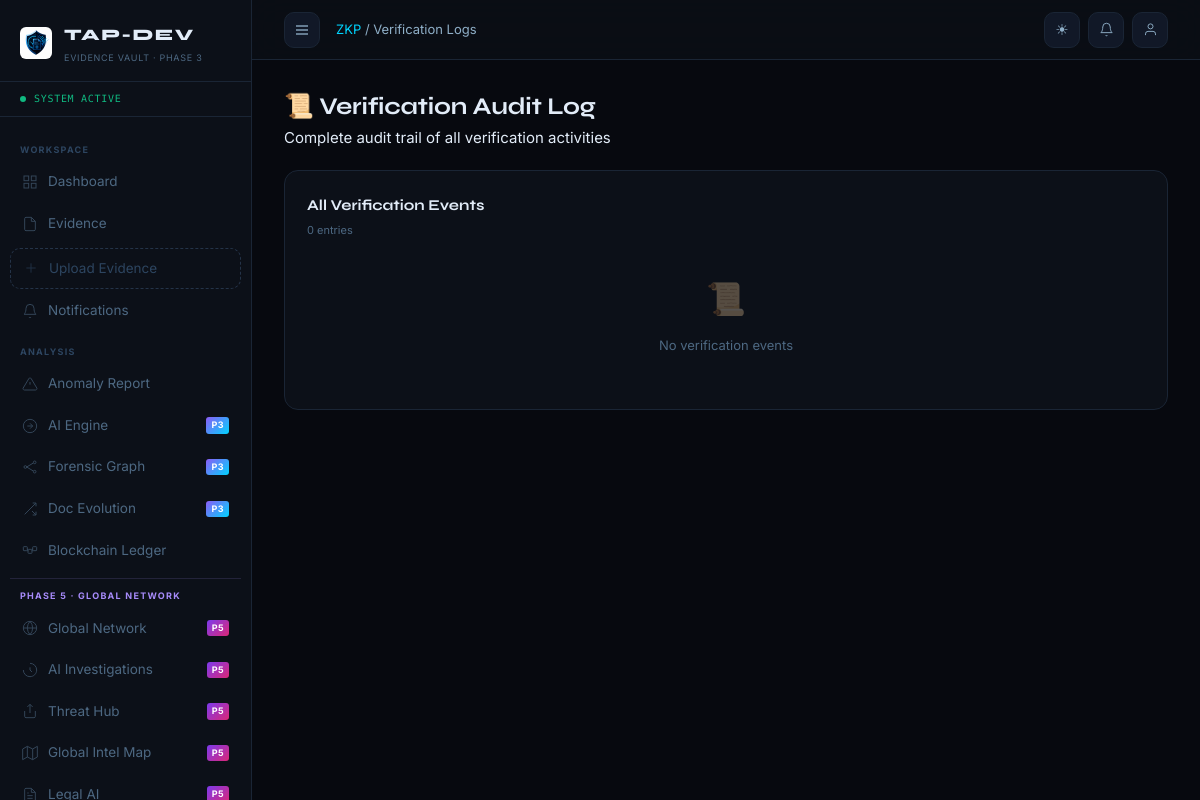
Before: /zkp/logs/ (signed in) with the older database file.
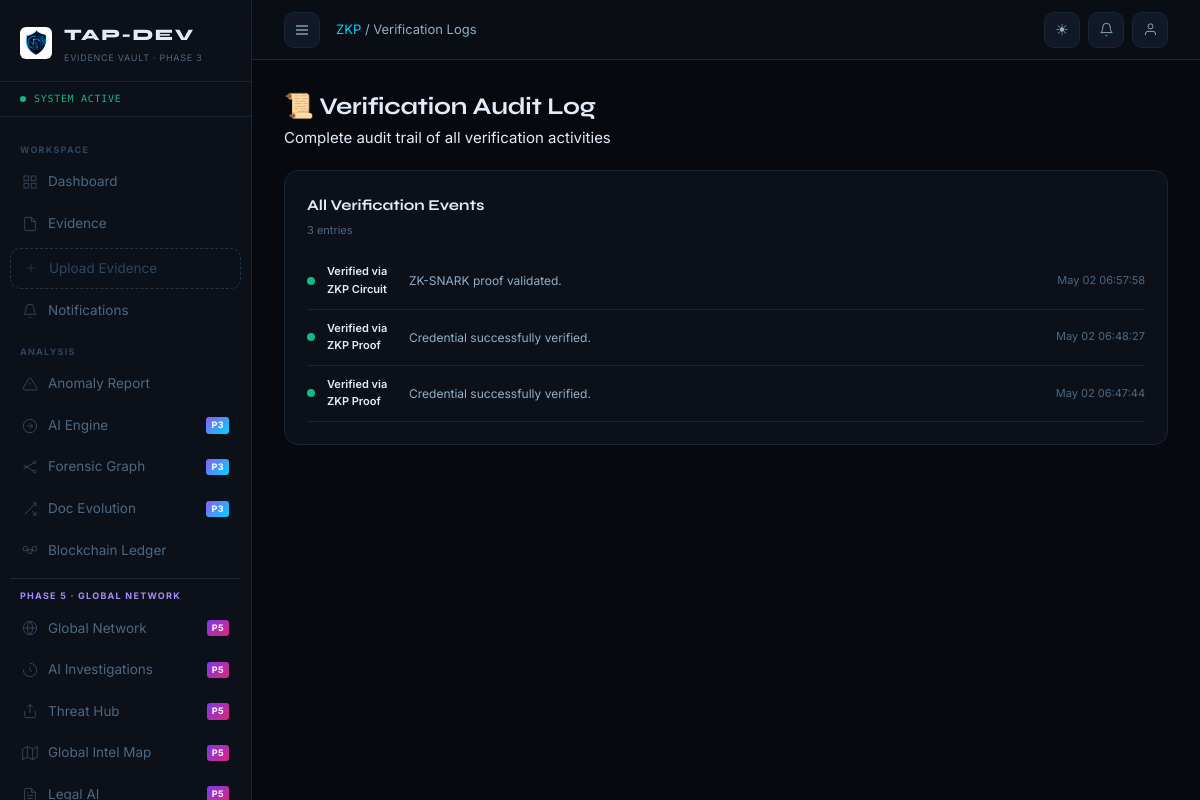
After: the same page with the newer database file.
### apps/zkp/models.py (models this page shows, shortened)
class VerificationLog(models.Model):
    ACTION_CHOICES = [
        ('SUBMIT', 'Credential Submitted'),
        ('VERIFY', 'Verification Attempt'),
        ('APPROVE', 'Approved'),
        ('REJECT', 'Rejected'),
        ('EXPIRE', 'Expired'),
        ('REVOKE', 'Revoked'),
    ]
    credential      = models.ForeignKey(
        ResumeCredential, null=True, blank=True,
        on_delete=models.CASCADE, related_name='verification_logs'
    )
    zkp_proof       = models.ForeignKey(
        ZKPVerification, null=True, blank=True,
        on_delete=models.CASCADE, related_name='verification_logs'
    )
    action          = models.CharField(max_length=10, choices=ACTION_CHOICES)
    actor           = models.ForeignKey(User, null=True, blank=True, on_delete=models.SET_NULL)
    ip_address      = models.GenericIPAddressField(null=True, blank=True)
    detail          = models.TextField(blank=True)
    success         = models.BooleanField(default=True)
    timestamp       = models.DateTimeField(auto_now_add=True)
    class Meta:
        db_table = 'tap_verification_logs'
        ordering = ['-timestamp']

### apps/zkp/views.py (the view)
# urls.py: path('logs/', views.verification_logs, name='verification_logs'),
@login_required
def verification_logs(request):
    role = getattr(getattr(request.user, 'profile', None), 'role', 'SUBMITTER')
    if role not in ('ANALYST', 'ADMIN'):
        messages.error(request, 'Analyst access required.')
        return redirect('zkp:dashboard')
    logs = VerificationLog.objects.select_related(
        'credential', 'zkp_proof', 'actor'
    ).order_by('-timestamp')[:100]
    return render(request, 'zkp/verification_logs.html', {'logs': logs})

### apps/notifications/context_processors.py (called while the page is built)
def notifications_ctx(request):
    if request.user.is_authenticated:
        count = request.user.notifications.filter(is_read=False).count()
        return {'unread_notifications': count}
    return {'unread_notifications': 0}

### apps/users/models.py (called while the page is built)
    def get_avatar_initials(self):
        fn = self.user.first_name[:1] if self.user.first_name else ''
        ln = self.user.last_name[:1]  if self.user.last_name  else ''
        return (fn + ln).upper() or self.user.username[:2].upper()

### templates/zkp/verification_logs.html (shortened to what this page needs)
{% extends 'base.html' %}
{% block breadcrumb %}<a href="{% url 'zkp:dashboard' %}">ZKP</a> / Verification Logs{% endblock %}
{% block content %}
<div class="page-header" style="margin-bottom:20px;">
  <div class="page-header-left">
    <div class="page-title">📜 Verification Audit Log</div>
    <div class="page-subtitle">Complete audit trail of all verification activities</div>
  </div>
</div>
<div class="card">
  <div class="card-header"><div class="card-title">All Verification Events</div><span style="font-size:11px;color:var(--text-3);">{{ logs|length }} entries</span></div>
  {% if logs %}
  <div style="display:flex;flex-direction:column;margin-top:12px;">
    {% for log in logs %}
    <div style="display:flex;align-items:center;gap:12px;padding:10px 0;border-bottom:1px solid var(--border);font-size:12px;">
      <span style="width:8px;height:8px;border-radius:50%;background:{% if log.success %}#10b981{% else %}#ef4444{% endif %};flex-shrink:0;"></span>
      <span style="font-weight:600;color:var(--text);width:70px;font-size:11px;">{{ log.action }}</span>
      <span style="flex:1;color:var(--text-2);">{{ log.detail|truncatechars:60 }}</span>
      <span style="color:var(--text-3);font-size:11px;flex-shrink:0;">{{ log.timestamp|date:"M d H:i:s" }}</span>
    </div>
    {% endfor %}
  </div>
  {% else %}
  <div class="empty-state" style="padding:32px;">
    <div class="empty-icon">📜</div>
    <div class="empty-title">No verification events</div>
  </div>
  {% endif %}
</div>
{% endblock %}

Changed rows visible on the page:
added VerificationLog: success True (drawn), action "Verified via ZKP Circuit", detail "ZK-SNARK proof validated.", timestamp "May 02 06:57:58"
added VerificationLog: success True (drawn), action "Verified via ZKP Proof", detail "Credential successfully verified.", timestamp "May 02 06:48:27"
added VerificationLog: success True (drawn), action "Verified via ZKP Proof", detail "Credential successfully verified.", timestamp "May 02 06:47:44"
Other visible differences:
{{ logs|length }}: "0" → "3"
text no longer shown: "📜 No verification events"
